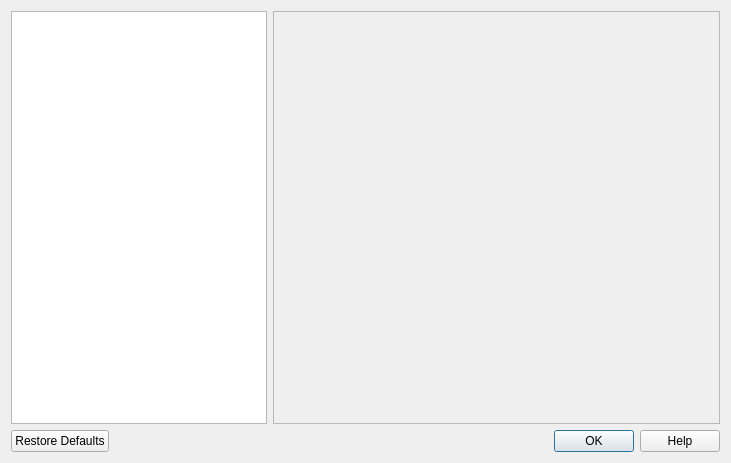
<?xml version="1.0" encoding="UTF-8"?>
<ui version="4.0">
 <class>preferencesUI</class>
 <widget class="QDialog" name="preferencesUI">
  <property name="geometry">
   <rect>
    <x>0</x>
    <y>0</y>
    <width>731</width>
    <height>463</height>
   </rect>
  </property>
  <property name="sizePolicy">
   <sizepolicy hsizetype="MinimumExpanding" vsizetype="MinimumExpanding">
    <horstretch>0</horstretch>
    <verstretch>0</verstretch>
   </sizepolicy>
  </property>
  <property name="windowTitle">
   <string>Preferences</string>
  </property>
  <property name="windowIcon">
   <iconset>
    <normaloff>:/res/ball.ico</normaloff>:/res/ball.ico</iconset>
  </property>
  <layout class="QGridLayout" name="gridLayout_2">
   <item row="18" column="0" rowspan="2">
    <layout class="QHBoxLayout" name="horizontalLayout_2">
     <property name="sizeConstraint">
      <enum>QLayout::SetNoConstraint</enum>
     </property>
     <item>
      <widget class="QListWidget" name="listWidget">
       <property name="enabled">
        <bool>true</bool>
       </property>
       <property name="sizePolicy">
        <sizepolicy hsizetype="Maximum" vsizetype="Expanding">
         <horstretch>0</horstretch>
         <verstretch>0</verstretch>
        </sizepolicy>
       </property>
       <property name="maximumSize">
        <size>
         <width>256</width>
         <height>16777215</height>
        </size>
       </property>
       <property name="currentRow">
        <number>0</number>
       </property>
      </widget>
     </item>
     <item>
      <layout class="QVBoxLayout" name="verticalLayout">
       <item>
        <widget class="QStackedWidget" name="stackedWidget">
         <property name="enabled">
          <bool>true</bool>
         </property>
         <property name="layoutDirection">
          <enum>Qt::LeftToRight</enum>
         </property>
         <property name="frameShape">
          <enum>QFrame::StyledPanel</enum>
         </property>
         <property name="frameShadow">
          <enum>QFrame::Sunken</enum>
         </property>
         <property name="lineWidth">
          <number>2</number>
         </property>
         <property name="midLineWidth">
          <number>1</number>
         </property>
         <property name="currentIndex">
          <number>0</number>
         </property>
        </widget>
       </item>
      </layout>
     </item>
    </layout>
   </item>
   <item row="22" column="0">
    <widget class="QDialogButtonBox" name="buttonBox">
     <property name="orientation">
      <enum>Qt::Horizontal</enum>
     </property>
     <property name="standardButtons">
      <set>QDialogButtonBox::Help|QDialogButtonBox::Ok|QDialogButtonBox::RestoreDefaults</set>
     </property>
    </widget>
   </item>
  </layout>
 </widget>
 <resources/>
 <connections>
  <connection>
   <sender>buttonBox</sender>
   <signal>accepted()</signal>
   <receiver>preferencesUI</receiver>
   <slot>accept()</slot>
   <hints>
    <hint type="sourcelabel">
     <x>248</x>
     <y>254</y>
    </hint>
    <hint type="destinationlabel">
     <x>157</x>
     <y>274</y>
    </hint>
   </hints>
  </connection>
  <connection>
   <sender>buttonBox</sender>
   <signal>rejected()</signal>
   <receiver>preferencesUI</receiver>
   <slot>reject()</slot>
   <hints>
    <hint type="sourcelabel">
     <x>316</x>
     <y>260</y>
    </hint>
    <hint type="destinationlabel">
     <x>286</x>
     <y>274</y>
    </hint>
   </hints>
  </connection>
 </connections>
</ui>
